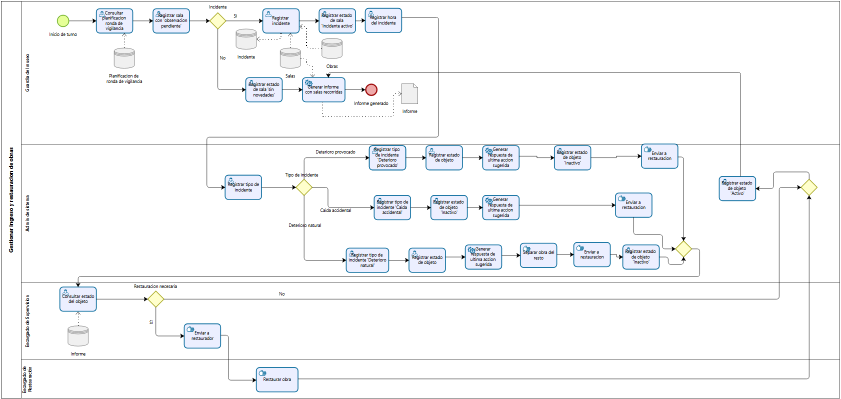
#> input picture media/bpmn_operativo_corregido.png, 1682 x 798 px, found by its file name (shown at 1/2 size)
$ python simulate_bpmn.py
#> lines starting #> are read from the running program, lines starting #| are printed output that depends on the picture
# -*- coding: utf-8 -*-
from PIL import Image

def simulate_bpmn(target_x_pct, target_y_pct, zoom, out_path):
#> called with target_x_pct = 25, target_y_pct = 13, zoom = 2.1, out_path = 'scripts_y_notas/sim_bpmn_ronda.png'
    im = Image.open('media/bpmn_operativo_corregido.png').convert('RGB')
#> im is the input picture: PIL image 1682x798 RGB; mean R, G, B 246.4, 247.4, 248.6
    iw, ih = im.size
#> iw = 1682; ih = 798
    viewport_w = 1200
    viewport_h = 650

    tx = iw * (target_x_pct / 100.0)
#> tx = 420.5
    ty = ih * (target_y_pct / 100.0)
#> ty = 103.7

    vis_h = ih / zoom
#> vis_h = 380
    vis_w = vis_h * (viewport_w / viewport_h)
#> vis_w = 701.5

    x0 = int(tx - vis_w / 2)
#> x0 = 69
    y0 = int(ty - vis_h / 2)
#> y0 = -86
    x1 = int(tx + vis_w / 2)
#> x1 = 771
    y1 = int(ty + vis_h / 2)
#> y1 = 293

    crop = Image.new('RGB', (int(vis_w), int(vis_h)), (255, 255, 255))
#> crop: PIL image 701x380 RGB; every value is 255
    src_x0 = max(0, x0)
#> src_x0 = 69
    src_y0 = max(0, y0)
#> src_y0 = 0
    src_x1 = min(iw, x1)
#> src_x1 = 771
    src_y1 = min(ih, y1)
#> src_y1 = 293

    if src_x1 > src_x0 and src_y1 > src_y0:
        patch = im.crop((src_x0, src_y0, src_x1, src_y1))
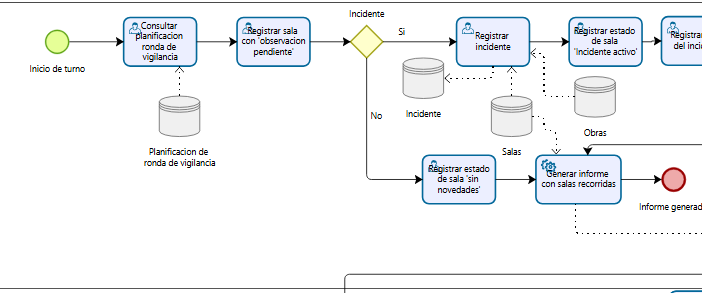
#> patch: PIL image 702x293 RGB; mean R, G, B 242.3, 243.8, 245.5
        dest_x = src_x0 - x0
#> dest_x = 0
        dest_y = src_y0 - y0
        crop.paste(patch, (dest_x, dest_y))

    crop = crop.resize((viewport_w, viewport_h), Image.Resampling.LANCZOS)
#> crop: PIL image 1200x650 RGB
    crop.save(out_path)
    print(f"Simulated {out_path} centered at ({target_x_pct}%, {target_y_pct}%) zoom={zoom}")

# Step 1: Ronda del Guardia: tx=25%, ty=13%, zoom=2.1
simulate_bpmn(25, 13, 2.1, 'scripts_y_notas/sim_bpmn_ronda.png')

# Step 2: Detección y Registro: tx=37%, ty=20%, zoom=2.2
simulate_bpmn(37, 20, 2.2, 'scripts_y_notas/sim_bpmn_deteccion.png')
#> call 2 of simulate_bpmn, with target_x_pct = 37, target_y_pct = 20, zoom = 2.2, out_path = 'scripts_y_notas/sim_bpmn_deteccion.png'
#> in simulate_bpmn (call 2), `crop = Image.new('RGB', (int(vis_w), int(vis_h)), (255, 255, 255))`: crop: PIL image 669x362 RGB; every value is 255
#> in simulate_bpmn (call 2), `patch = im.crop((src_x0, src_y0, src_x1, src_y1))`:
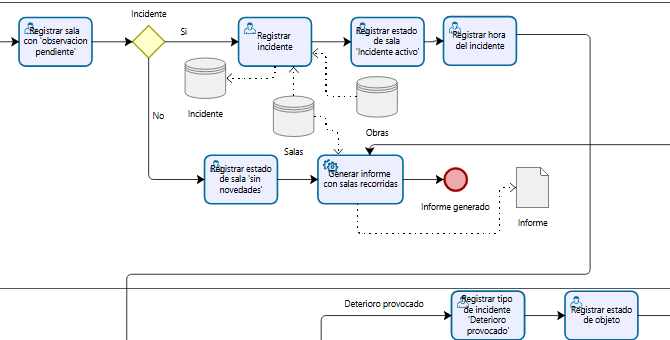
#> patch: PIL image 670x340 RGB; mean R, G, B 241.8, 243.4, 245.7

# Step 3: Acciones Sugeridas: tx=56%, ty=50%, zoom=2.0
simulate_bpmn(56, 50, 2.0, 'scripts_y_notas/sim_bpmn_acciones.png')
#> call 3 of simulate_bpmn, with target_x_pct = 56, target_y_pct = 50, zoom = 2, out_path = 'scripts_y_notas/sim_bpmn_acciones.png'
#> in simulate_bpmn (call 3), `crop = Image.new('RGB', (int(vis_w), int(vis_h)), (255, 255, 255))`: crop: PIL image 736x399 RGB; every value is 255
#> in simulate_bpmn (call 3), `patch = im.crop((src_x0, src_y0, src_x1, src_y1))`:
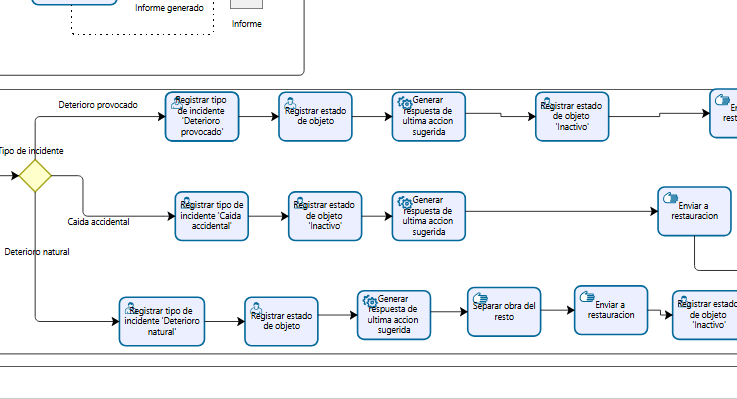
#> patch: PIL image 737x399 RGB; mean R, G, B 239.5, 242.1, 245.3
#> in simulate_bpmn (call 3), `crop = crop.resize((viewport_w, viewport_h), Image.Resampling.LANCZOS)`:
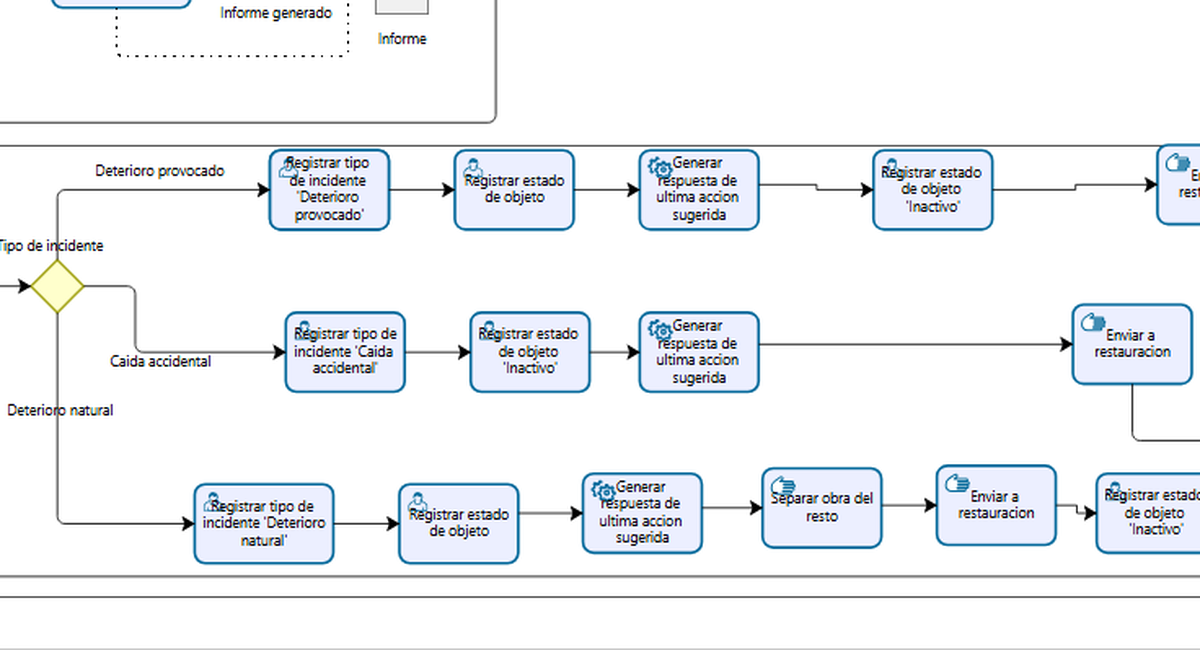
#> crop: PIL image 1200x650 RGB; mean R, G, B 239.1, 241.6, 244.7

# Step 4: Restaurar Obra: tx=22%, ty=82%, zoom=2.2
simulate_bpmn(22, 82, 2.2, 'scripts_y_notas/sim_bpmn_restaurar.png')
#> call 4 of simulate_bpmn, with target_x_pct = 22, target_y_pct = 82, zoom = 2.2, out_path = 'scripts_y_notas/sim_bpmn_restaurar.png'
#> in simulate_bpmn (call 4), `patch = im.crop((src_x0, src_y0, src_x1, src_y1))`:
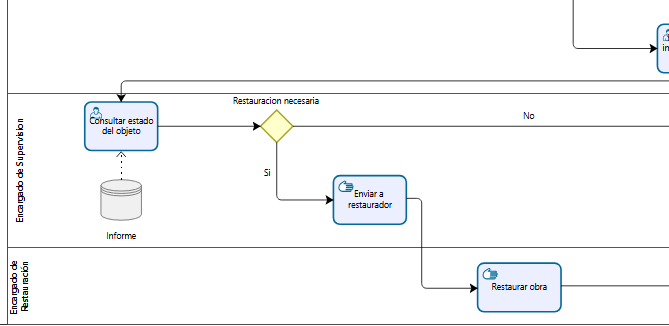
#> patch: PIL image 669x326 RGB; mean R, G, B 247.1, 247.9, 248.8
#> in simulate_bpmn (call 4), `crop.paste(patch, (dest_x, dest_y))`:
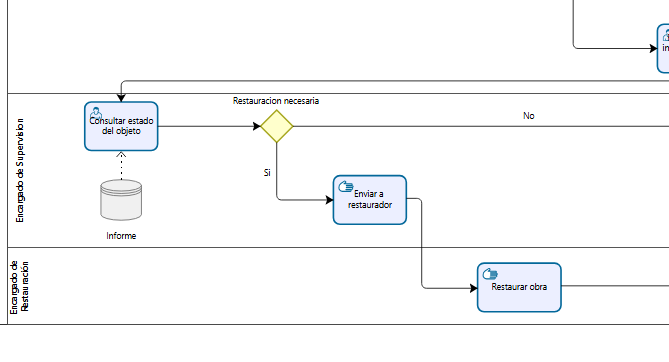
#> crop: PIL image 669x362 RGB; mean R, G, B 247.9, 248.6, 249.4
#> in simulate_bpmn (call 4), `crop = crop.resize((viewport_w, viewport_h), Image.Resampling.LANCZOS)`:
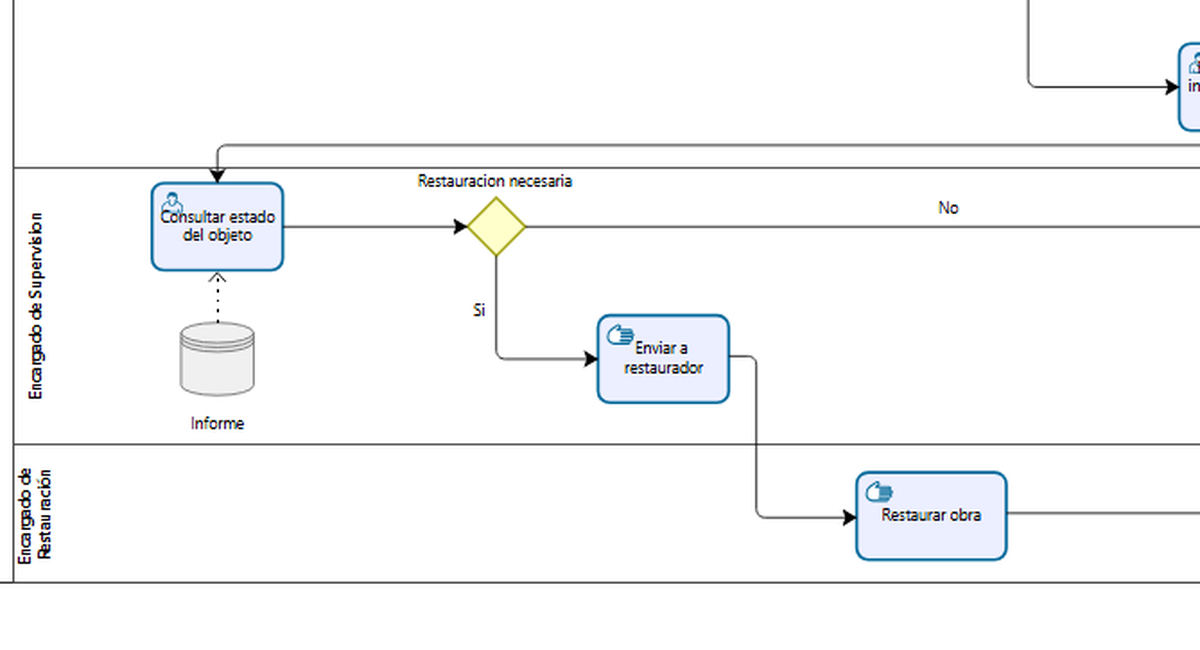
#> crop: PIL image 1200x650 RGB; mean R, G, B 247.4, 248.1, 248.9

$ run again, with media/assignment_mockup.png copied over media/bpmn_operativo_corregido.png
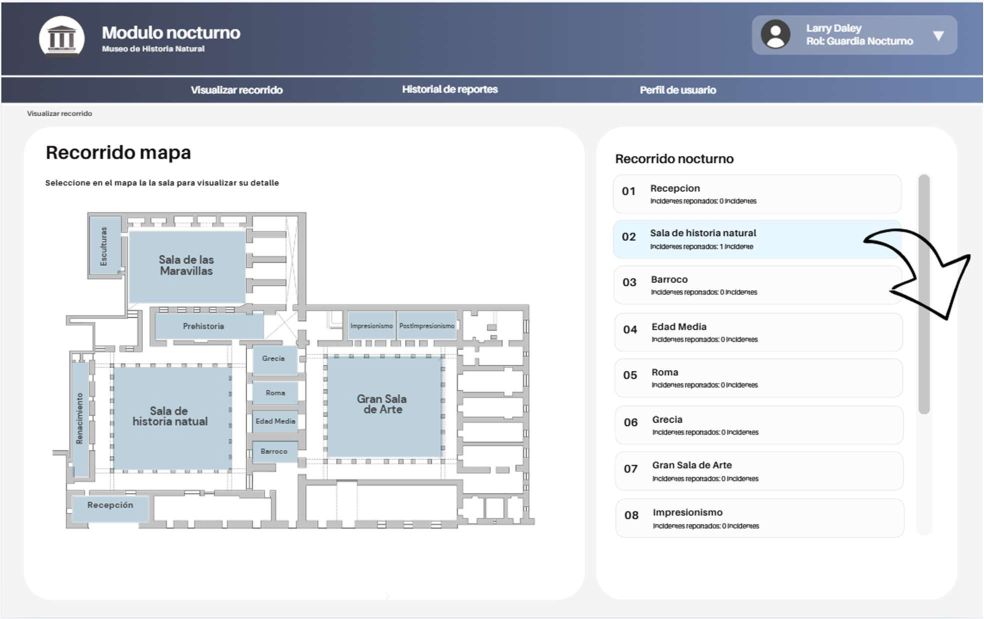
#> input picture media/assignment_mockup.png, 1967 x 1238 px, found by its file name (shown at 1/2 size)
#> in simulate_bpmn, im is the input picture: PIL image 1967x1238 RGB; mean R, G, B 215.8, 219.3, 225
#> patch: PIL image 1039x528 RGB
#> in simulate_bpmn (call 3), `patch = im.crop((src_x0, src_y0, src_x1, src_y1))`:
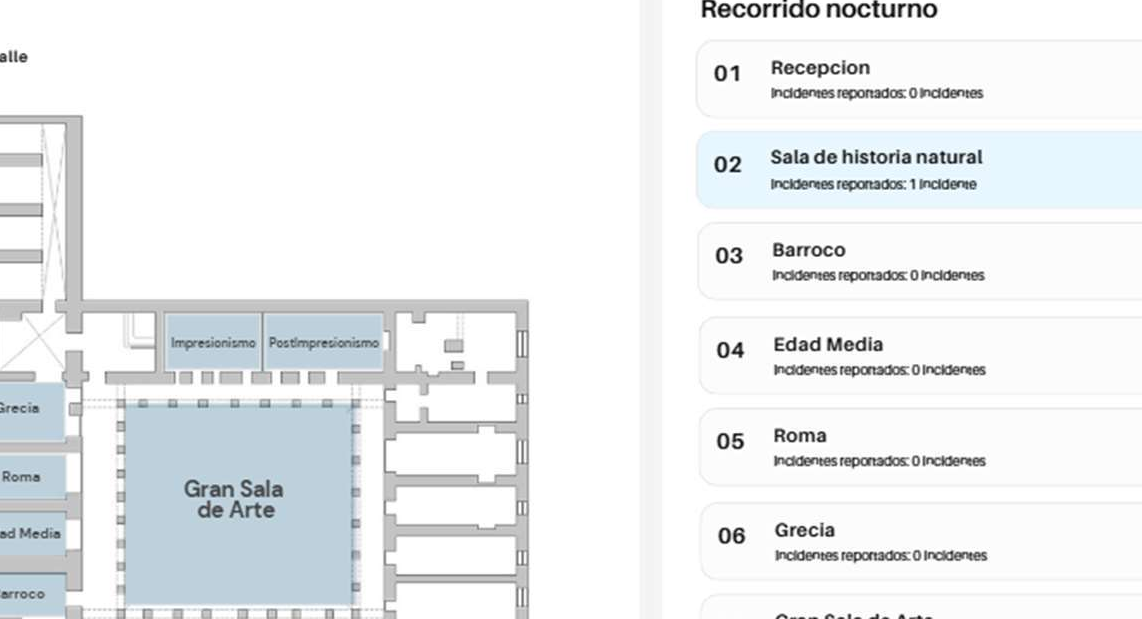
#> patch: PIL image 1142x619 RGB; mean R, G, B 237.3, 239.8, 241.2
#> patch: PIL image 952x505 RGB
#> in simulate_bpmn (call 4), `crop.paste(patch, (dest_x, dest_y))`:
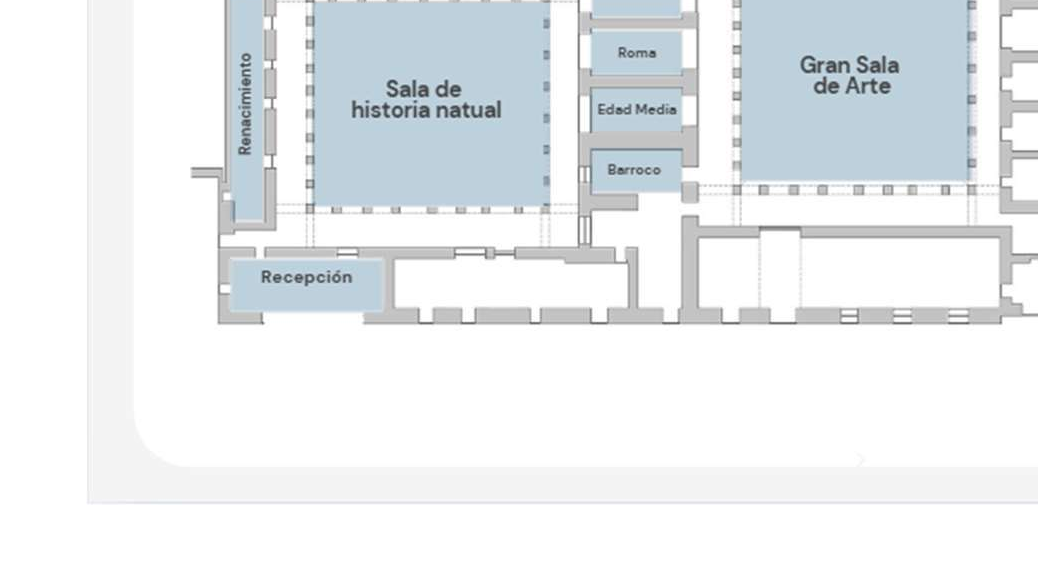
#> crop: PIL image 1038x562 RGB; mean R, G, B 233.7, 237.3, 239.7
